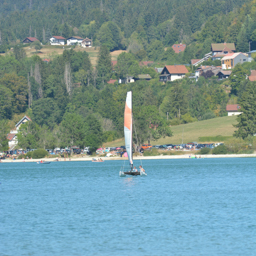
#> input picture images/bateau.jpg, 256 x 256 px
$ python image_inpainting.py   (older library calls are emulated)
#> lines starting #> are read from the running program, lines starting #| are printed output that depends on the picture
import cv2
import numpy as np
import os
import matplotlib.pyplot as plt
import skimage.io as skio
import skimage
import skimage.morphology as morpho

### Functions ###

# [61 lines left out: functions select_points, get_matrix_mask, not called in this run]

def get_fill_front(mask):
    """
    Parameters:
    - binary_mask (numpy.ndarray): The binary mask with 1's for the target region and 0's for the rest.

    Returns the matrix with 1's in the position of the pixels in the fill front, and its coordenates.
    """
    erosion = morpho.binary_erosion(mask, morpho.square(3))
    border = mask - erosion
    border_indices = np.where(border == 1)

    return border, list(zip(border_indices[0], border_indices[1]))


# [20 lines left out: function get_matrix_image, not called in this run]


def extract_window(pixel, window_size, matrix, binary_mask):
    """
    Extracts the coordinates of the pixels in a window around a given pixel
    and retrieves the corresponding values from the given matrix, considering a binary mask.

    Parameters:
    pixel (tuple): A tuple (x, y) representing the coordinates of the central pixel.
    window_size (int): The size of the window (must be an odd number for a symmetric patch).
    matrix (np.ndarray): A 2D array representing the matrix from which to extract values.
    binary_mask (np.ndarray): A binary mask of the same shape as `matrix`, where 1 indicates
                              positions to be treated as NaN in `matrix`.

    Returns:
    tuple: A tuple containing two elements:
        - list: A list of tuples representing the coordinates of the pixels in the window around the given pixel.
        - list: A list of values from the matrix corresponding to the extracted window coordinates,
                with NaN where the binary_mask has 1s.
    """
    x, y = pixel
    half_window = window_size // 2

    # Define the effective matrix by setting NaN where binary_mask is 1
    effective_matrix = np.where(binary_mask == 1, np.nan, matrix)

    # Create ranges for rows and columns within the window
    row_range = np.arange(max(0, x - half_window), min(matrix.shape[0], x + half_window + 1))
    col_range = np.arange(max(0, y - half_window), min(matrix.shape[1], y + half_window + 1))

    # Create a grid of coordinates using NumPy's meshgrid
    row_coords, col_coords = np.meshgrid(row_range, col_range, indexing='ij')

    # Flatten the coordinates to match the expected output format
    window_coordinates = list(zip(row_coords.ravel(), col_coords.ravel()))
    window_values = effective_matrix[row_coords, col_coords].ravel().tolist()

    return window_coordinates, window_values


def calculate_confidence(confidence_matrix, window_coordinates):
    """
    Calculate the confidence value based on the surrounding patch defined by window coordinates.

    Parameters:
    confidence_matrix (np.ndarray): A matrix representing the confidence values of each pixel.
    window_coordinates (list): A list of tuples representing the coordinates of the pixels in the window.

    Returns:
    float: The calculated confidence value as the average of the values in the window.
    """

    sum_confidence = 0.0

    for (x, y) in window_coordinates:
        sum_confidence += confidence_matrix[x, y]

    confidence_value = sum_confidence / len(window_coordinates)

    return confidence_value

def calculate_data(image, mask, p, d, sigma):
    """
    Calculates the data term associated with a pixel.
    D = norm of the scalar produt between the orthogonal of the gradient of the image in the point p
    and the normal of the target region border in the point p, all divided by alpha

    Parameters:
    - image (numpy.ndarray): The unfilled image. Has to be the image we are filling which is different from the original
    - mask (numpy.ndarray): The binary mask with 1's for the target region and 0's for the rest.
    - d: dimension of the region to consider for the aproximation calculation.
    - sigma: standard deviation of the gaussian kernell

    Returns:
    int: data term
    """
    gradient = calculate_gradient(image, mask, p, d, sigma)
    orthogonal = (-gradient[1], gradient[0])
    normal = calculate_normal(mask, p, d)
    alpha = 200

    data = abs(orthogonal @ normal) / alpha

    return data

# [20 lines of commented-out code are left out]


def calculate_gradient(image_unfilled, mask, p, d, sigma, filter = False):
    """
    Calculates the gradient of the image at a point p of the target region border. The estimation is done over a region around p.
    Using a gaussian kernell to weight their contribution.

    Parameters:
    - image (numpy.ndarray): The input image.
    - mask (numpy.ndarray): The binary mask with 1's for the target region and 0's for the rest.
    - p (tuple): Tuple with the coordenates of the point in which we calculate the data term.
    - d: dimension of the region to consider for the aproximation calculation. Has to be higher than 1, so there is no division by 0.
    - sigma: standard deviation of the gaussian kernell

    Returns:
    tuple: Vector (x, y) representing the gradient
    """
    image = image_unfilled
    if filter:
        image = cv2.medianBlur(image_unfilled, ksize=3)

    mask_dilated = morpho.binary_dilation(mask, morpho.square(3))
    mask_dilated = 1 - mask_dilated

    region = image[max(p[0]-d, 0) : min(p[0]+d, mask.shape[0]-1)+1, max(p[1]-d, 0) : min(p[1]+d, mask.shape[1]-1)+1]
    region_mask = mask_dilated[max(p[0]-d, 0) : min(p[0]+d, mask.shape[0]-1)+1, max(p[1]-d, 0) : min(p[1]+d, mask.shape[1]-1)+1]

    grad_x_region = cv2.Sobel(region, cv2.CV_64F, 1, 0, ksize=3)
    grad_y_region = cv2.Sobel(region, cv2.CV_64F, 0, 1, ksize=3)

    x_i = max(p[0]-d, 0)
    x_f = min(p[0]+d, mask.shape[0]-1)
    y_i = max(p[1]-d, 0)
    y_f = min(p[1]+d, mask.shape[1]-1)

    x_left = p[0] - x_i
    x_right = x_f - p[0]
    y_up = p[1] - y_i
    y_down = y_f - p[1]

    # Gaussian kernel
    kernel_1d = cv2.getGaussianKernel(2*d+1, sigma)
    kernel = np.outer(kernel_1d, kernel_1d)

    p_k = (d, d)

    kernel = kernel[p_k[0] - x_left : p_k[0] + x_right + 1, p_k[1] - y_up : p_k[1] + y_down + 1]
    kernel = kernel * region_mask
    kernel = kernel / np.sum(kernel)

    grad_x = np.sum(kernel * grad_x_region)
    grad_y = np.sum(kernel * grad_y_region)

    return (grad_x, grad_y)


def calculate_normal(mask, p, d):
    """
    Returns the vector normal to the border of the target region in the point p. Norm equals 1.
    The estimation is done calculating over a square around p, summing the gradient of all pixels in that area.

    Parameters:
    - binary_mask (numpy.ndarray): The binary mask with 1's for the target region and 0's for the rest.
    - p (tuple): Tuple with the coordenates of the point in which we calculate the normal
    - d (int): "Window size" around p for which we consider to estimate the normal

    Returns:
    tuple: Vector (x, y) of unitary norm

    """
    mask = 1 - mask

    right_col = mask[max(p[0]-d, 0) : min(p[0]+d+1, mask.shape[0]), min(p[1]+d, mask.shape[1]-1)]
    left_col = mask[max(p[0]-d, 0) : min(p[0]+d+1, mask.shape[0]), max(p[1]-d, 0)]

    gradx = sum(right_col - left_col)

    bottom_row = mask[min(p[0]+d, mask.shape[0]-1), max(p[1]-d, 0) : min(p[1]+d, mask.shape[1]-1)+1]
    top_row = mask[max(p[0]-d, 0), max(p[1]-d, 0) : min(p[1]+d, mask.shape[1]-1)+1]

    grady = sum(bottom_row - top_row)

    if gradx == 0 and grady == 0:
        normal = np.array([0, 0])
    else:
        normal = np.array([gradx, grady]) / np.sqrt(gradx**2 + grady**2)

    return normal


def calculate_priorities(confidence: np.ndarray, data: np.ndarray):
    """
    Calculates the priority values for each pixel in the fill front.

    The function takes two vectors as input: 'confidence' and 'data', which correspond to the confidence values
    and data terms for the pixels in the fill front, respectively. It computes the priority for each pixel using
    the formula P = C * D, where C is the confidence value and D is the data term.

    Parameters:
    confidence (np.ndarray): A vector of confidence values for the pixels in the fill front.
    data (np.ndarray): A vector of data terms for the pixels in the fill front.

    Returns:
    int: The index of the pixel with the highest priority.
    """

    # Compute priority values
    priority_values = confidence * data

    # Find the index of the maximum priority value
    index_max_priority = np.argmax(priority_values)

    return index_max_priority


def extract_patches(image, window_size):
    N, S = image.shape
    m = window_size

    num_patches = (N - m + 1) * (S - m + 1)
    patches = np.zeros((num_patches, m * m))

    patch_views = np.lib.stride_tricks.sliding_window_view(image, (m, m))

    patches = patch_views.reshape((num_patches, m * m))

    coords = [(i, j) for i in range(N - m + 1) for j in range(S - m + 1)]

    return patches, coords


def patch_matching(image_unfilled, loaded_mask, patch_values, window_size):
    """
    This function identifies the optimal fill values for unfilled areas of an image
    using the sum of squared differences (SSD) between patches from the unfilled image
    and given patch values, ignoring areas marked as NaN in patch_values and avoiding
    patches that contain unfilled regions according to loaded_mask.

    Returns:
    - fill_values (numpy.ndarray): The optimal fill values identified from the patches.
    - chosen_coords (tuple): The coordinates (row, col) of the top-left corner of the selected patch.
    """
    # Extract patches and their coordinates
    image_patches, image_coords = extract_patches(image_unfilled, window_size)
    loaded_mask_patches, mask_coords = extract_patches(loaded_mask, window_size)

    image_patches_array = np.array(image_patches)
    patch_values_array = np.array(patch_values)

    # Create a mask for NaN values in patch_values
    valid_mask = ~np.isnan(patch_values_array)  # True where values in patch_values are not NaN

    # Filter out any patches that correspond to unfilled areas in the loaded_mask
    loaded_mask_patches_array = np.array(loaded_mask_patches)
    valid_patches_mask = np.all(loaded_mask_patches_array == 0, axis=1)  # Only fully filled patches
    valid_image_patches = image_patches_array[valid_patches_mask]
    valid_coords = [image_coords[i] for i, valid in enumerate(valid_patches_mask) if valid]

    # Compute SSD only over valid (non-NaN) values
    diff = (valid_image_patches - patch_values_array) * valid_mask  # Ignores NaNs
    diff_squared = np.nan_to_num(diff, nan=0) ** 2
    ssd_vector = np.sum(diff_squared, axis=1)  # Sum over valid positions only

    # Identify the index of the patch with the minimum SSD
    min_index = np.argmin(ssd_vector)

    # Return the optimal fill values and the corresponding coordinates
    fill_values = valid_image_patches[min_index]
    chosen_coords = valid_coords[min_index]

    return fill_values, chosen_coords


def create_test_csv(image, csv_name):
    """
    Allows the user to manually select points on an image and generates
    a binary mask based on the selected points. The mask is saved as a CSV file.

    Parameters:
    - image (numpy.ndarray): The input image on which points are selected.
    - csv_name (str): The name of the CSV file where the binary mask will be saved.

    Notes:
    - Press 'q' to stop the point selection and save the mask.
    """
    global points, img_copy
    points = []
    img_copy = image.copy()

    # Display the image and set up the callback
    cv2.imshow('Image', img_copy)
    cv2.setMouseCallback('Image', select_points)

    # Wait for the user to press 'q' to finish
    while True:
        key = cv2.waitKey(1) & 0xFF
        if key == ord('q'):  # Press 'q' to quit
            break

    # Generate and save the binary mask if enough points are selected
    if len(points) >= 3:
        # Create a binary mask using a filled polygon
        height, width = image.shape[:2]
        binary_mask = np.zeros((height, width), dtype=np.uint8)
        cv2.fillPoly(binary_mask, [np.array(points, dtype=np.int32)], 1)

        # Ensure the directory exists
        base_dir = os.path.dirname(os.path.abspath(__file__))
        output_dir = os.path.join(base_dir, 'test_files')
        os.makedirs(output_dir, exist_ok=True)

        # Save the binary mask as a CSV
        output_path = os.path.join(output_dir, f'{csv_name}.csv')
        np.savetxt(output_path, binary_mask, delimiter=",", fmt="%d")

    # Close all OpenCV windows
    cv2.destroyAllWindows()


### Main ###

if __name__ == "__main__":
    drawing = False
    points = []

    window_size = 9
    output_dir = "test/iteration_images"
    video_path = "test/video/filled_image_video_bateau_petit9.mp4"
    os.makedirs(output_dir, exist_ok=True)
    os.makedirs(os.path.dirname(video_path), exist_ok=True)

    # Load the image
    image = cv2.imread('images/bateau.jpg', cv2.IMREAD_GRAYSCALE)
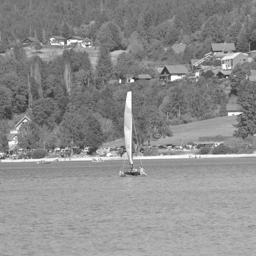
#> image: shape (256, 256); min 40, max 255, mean 140.7
    img_copy = image.copy()

    create_test_csv(image, 'binary_mask_bateau_test')
#> (key q is pressed here)

    loaded_mask = np.loadtxt("test_files/binary_mask_bateau_test.csv", delimiter=",")
    loaded_mask = loaded_mask.astype(int)
    show = loaded_mask.copy()

    image_unfilled = image * (1 - loaded_mask).astype(np.uint8)
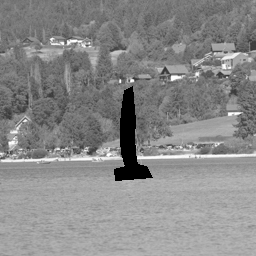
#> image_unfilled: shape (256, 256); min 0, max 255, mean 136.8

    cv2.imshow('Image Unfilled', (image_unfilled).astype(np.uint8))

    # Initial confidence matrix
    confidence_matrix = np.ones_like(loaded_mask, dtype=np.float32) - loaded_mask

    iteration = 0

    while(len(loaded_mask[loaded_mask == 1]) != 0):
        confidence_fill_front = np.empty((0,))
        data_fill_front = np.empty((0,))

        normal_fill_front = np.empty((0, 2))
        gradient_fill_front = np.empty((0, 2))

        contour, points_contour = get_fill_front(loaded_mask)

        for pixel in points_contour:
            window_coordinates, _ = extract_window(pixel, window_size, image_unfilled, loaded_mask)
            pixel_confidence = calculate_confidence(confidence_matrix, window_coordinates)
#> (the run stopped early here; a loop or call above may not have finished)
